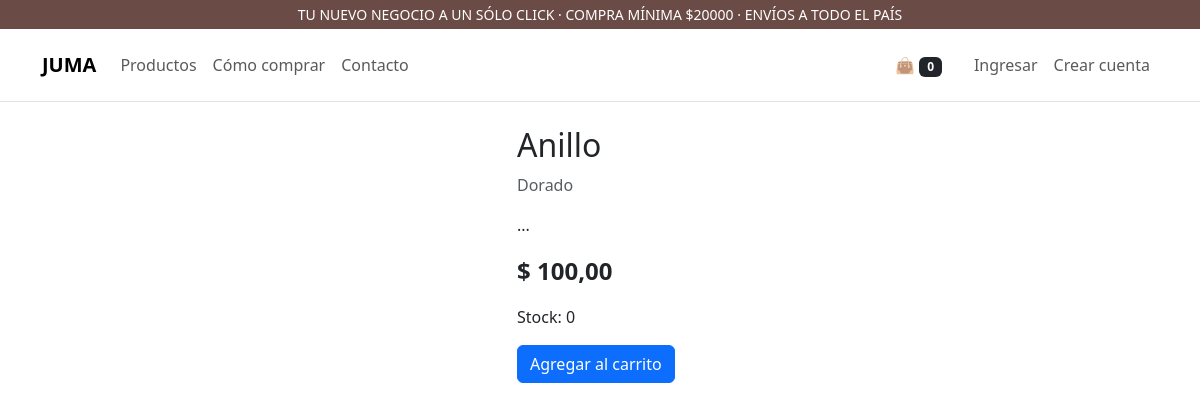
The page /producto/anillo/ on the database its author committed.
### core/models.py (models this page shows, shortened)
class Producto(models.Model):
    categoria = models.ForeignKey('Categoria', on_delete=models.SET_NULL, null=True, related_name='productos')
    nombre = models.CharField(max_length=150)
    descripcion = models.TextField(blank=True)
    precio = models.DecimalField(max_digits=10, decimal_places=2, validators=[MinValueValidator(Decimal('0.00'))])
    stock = models.PositiveIntegerField(default=0)
    imagen = models.ImageField(upload_to='productos/', blank=True, null=True)
    activo = models.BooleanField(default=True)
    slug = models.SlugField(unique=True)
    class Meta: ordering = ["nombre"]

class Categoria(models.Model):
    nombre = models.CharField(max_length=100, unique=True)
    descripcion = models.TextField(blank=True, null=True)
    slug = models.SlugField(unique=True)
    class Meta: ordering = ["nombre"]
    def __str__(self): return self.nombre

### core/views.py (the view)
# urls.py: path('producto/<slug:slug>/', views.ProductoDetailView.as_view(), name='producto_detalle'),
class ProductoDetailView(DetailView):
    model = Producto
    template_name = "core/product_detail.html"
    context_object_name = "producto"
    slug_field = "slug"
    slug_url_kwarg = "slug"

### core/cart.py (called while the page is built)
    def __len__(self): return sum(int(i["quantity"]) for i in self.cart.values())

### core/context_processors.py (called while the page is built)
def cart_count(request):
    try:
        return {'cart_count': len(Cart(request))}
    except Exception:
        return {'cart_count': 0}

### templates/core/product_detail.html
{% extends "core/base.html" %}
{% block content %}
<div class="row">
  <div class="col-md-5">{% if producto.imagen %}<img src="{{ producto.imagen.url }}" class="img-fluid rounded">{% endif %}</div>
  <div class="col-md-7">
    <h2>{{ producto.nombre }}</h2>
    <p class="text-muted">{{ producto.categoria }}</p>
    <p>{{ producto.descripcion }}</p>
    <p class="fs-4 fw-bold">$ {{ producto.precio }}</p>
    <p>Stock: {{ producto.stock }}</p>
    <a href="{% url 'carrito_agregar' pk=producto.id %}" class="btn btn-primary">Agregar al carrito</a>
  </div>
</div>
{% endblock %}

### rows shown on the page
Producto: nombre "Anillo", categoria "Dorado", descripcion "...", precio "100,00", stock "0"

### other values the page prints
{{ cart_count }} "0"
